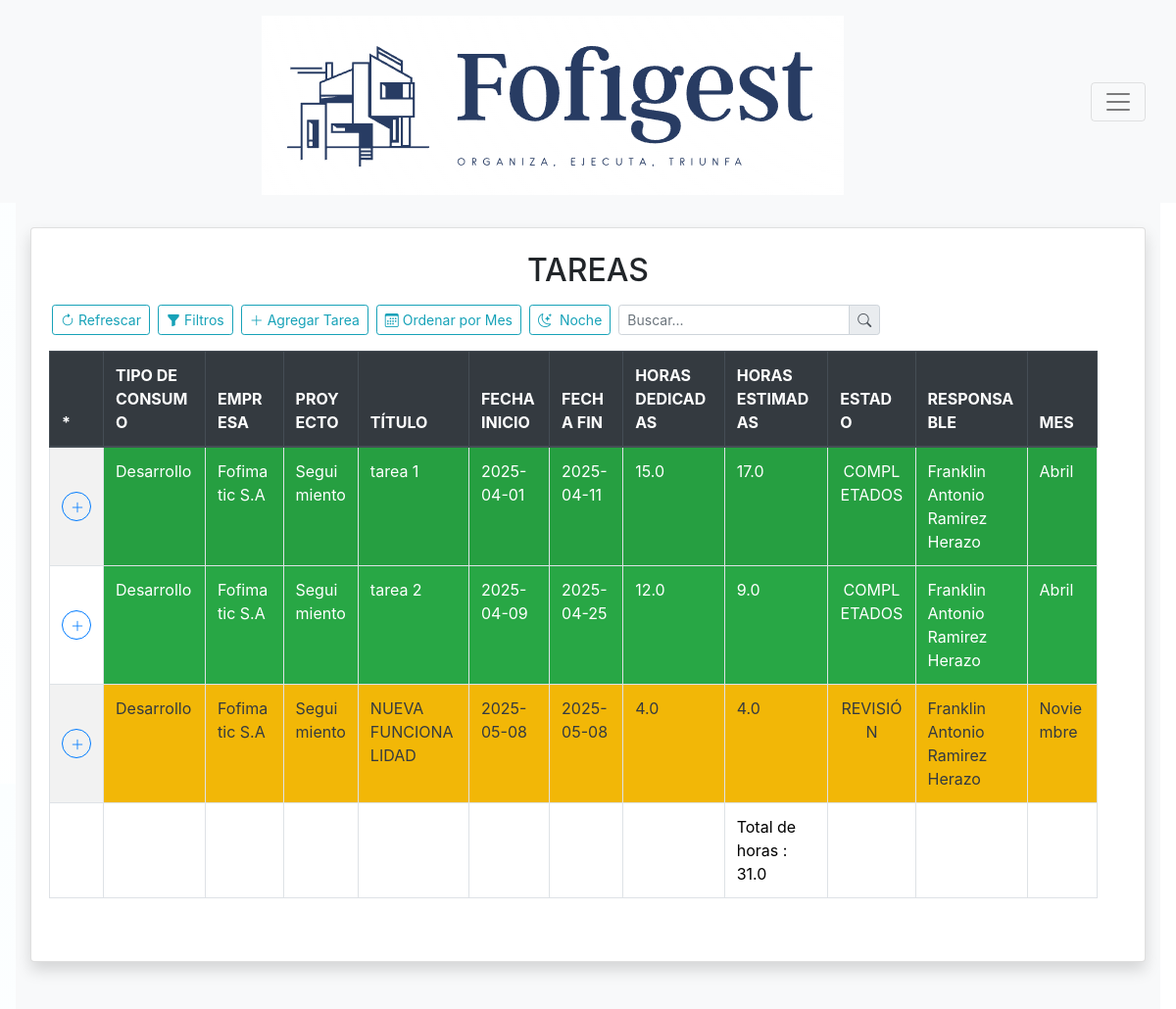
The page /tareas (signed in) on the database its author committed.
### models/models.py (models this page shows, shortened)
class Tareas(db.Model):
    id = db.Column(db.Integer, primary_key=True)
    empresa = db.Column(db.String(100), nullable=False)
    codigo_proyecto = db.Column(db.String(50), nullable=False)
    codigo_tarea = db.Column(db.String(50), nullable=False, unique=True)
    titulo = db.Column(db.String(100), nullable=False)
    descripcion = db.Column(db.Text, nullable=False)  # Se mantiene db.Text para permitir cualquier tamaño de texto
    fecha_inicio = db.Column(db.Date, nullable=False)  # Fecha de inicio del proyecto
    fecha_fin = db.Column(db.Date, nullable=True)  # Fecha de fin del proyecto
    responsable = db.Column(db.String(100), nullable=False)  # Responsable asignado a la tarea
    horas_dedicadas = db.Column(db.Float, nullable=False, default=0)  # Horas dedicadas
    horas_estimadas = db.Column(db.Float, nullable=False)  # Horas estimadas para completar la tarea
    fecha_facturacion = db.Column(db.Date, nullable=True)  # Fecha de facturación
    estado = db.Column(db.Enum('PENDIENTE', 'PROGRESO', 'REVISIÓN', 'IMPEDIMENTOS', 'COMPLETADOS', name='estado_tarea'), nullable=False, default='PENDIENTE')  # Estado de la tarea
    detalles_editor = db.Column(db.JSON)  # <-- Cambiado a JSON para almacenar el editor de detalles
    tipo_consumo = db.Column(db.Enum('Desarrollo', 'Reuniones', 'Desarrollo por control de cambio', 'Soporte', 'Oportunidad de mejora', name='tipo_consumo'), nullable=False, default='Desarrollo')
    mes = db.Column(db.Enum(
        'Enero', 'Febrero', 'Marzo', 'Abril', 'Mayo', 'Junio',
        'Julio', 'Agosto', 'Septiembre', 'Octubre', 'Noviembre', 'Diciembre',
        name='meses'),
        nullable=False, default='Enero'
    )

### app.py (the view)
@app.route('/tareas', methods=['GET', 'POST'])
@login_required
def vista_tareas():
    proyectos = models.Proyecto.query.all()
    usuarios = models.Usuarios.query.all()
    empresas = models.Empresas.query.all()
    tareas_query = models.Tareas.query
    if request.method == 'POST':
        estado = request.form.get('estado_')
        if estado:
            tareas_query = tareas_query.filter(models.Tareas.estado == estado)
        responsable = request.form.get('responsable_')
        if responsable:
            tareas_query = tareas_query.filter(models.Tareas.responsable == responsable)
        proyecto = request.form.get('proyecto_')
        if proyecto:
            tareas_query = tareas_query.filter(models.Tareas.codigo_proyecto == proyecto)
        mes = request.form.get('mes_')
        if mes:
            tareas_query = tareas_query.filter(models.Tareas.mes == mes)
        empresa = request.form.get('empresa_')
        if empresa:
            tareas_query = tareas_query.filter(models.Tareas.empresa == empresa)
        fecha_inicio = request.form.get('fecha_inicio_')
        fecha_fin = request.form.get('fecha_fin_')
        if fecha_inicio and fecha_fin:
            tareas_query = tareas_query.filter(models.Tareas.fecha_inicio >= fecha_inicio,
                                            models.Tareas.fecha_fin <= fecha_fin)
        tareas = tareas_query.all()
    else:
        tareas = models.Tareas.query.all()
    total_horas_ejecucion = sum(tarea.horas_dedicadas for tarea in tareas)
    return render_template("tareas.html", tareas=tareas,
                                        empresas=empresas,
                                        proyectos=proyectos,
                                        usuarios=usuarios,
                                        total_horas_ejecucion=total_horas_ejecucion)

### app.py (called while the page is built)
@login_manager.user_loader
def load_user(user_id):
    return models.Usuarios.query.get(int(user_id))

@app.context_processor
def inject_user():
    return dict(username=session.get('username'))

### templates/tareas.html (shortened to what this page needs)
{% extends 'Base.html' %}
{% block content %}
<link rel="stylesheet" href="{{ url_for('static', filename='css/style.css') }}">
<link href="https://stackpath.bootstrapcdn.com/bootstrap/4.5.2/css/bootstrap.min.css" rel="stylesheet">
<link rel="stylesheet" href="https://cdnjs.cloudflare.com/ajax/libs/bootstrap-icons/1.8.1/font/bootstrap-icons.min.css">
<div class="container-fluid bg-light py-5">
    <div class="card p-4 shadow">
        <div class="row mb-4">
            <div class="col-12 text-center">
                <h2 class="mb-3">TAREAS</h2>
            </div>
            <div class="d-flex gap-2 mb-3 justify-content-start align-items-center flex-wrap">
                <a id="refrescar" class="btn btn-outline-info btn-sm d-flex align-items-center" href="/tareas" onclick="window.location.reload();">
                    <i class="bi bi-arrow-clockwise me-1"></i>
                    Refrescar
                </a>
                <button class="btn btn-outline-info btn-sm d-flex align-items-center" data-bs-toggle="modal" data-bs-target="#filtroModal">
                    <i class="bi bi-funnel-fill me-1"></i>
                    Filtros
                </button>
                {% if session['username'] == "admin" %}
                <button class="btn btn-outline-info btn-sm d-flex align-items-center" data-bs-toggle="modal" data-bs-target="#tareasform" onclick="limpiarFormulario();generarCodigoUnico();">
                    <i class="bi bi-plus-lg me-1"></i>
                    Agregar Tarea
                </button>
                {% endif %}
                <button class="btn btn-outline-info btn-sm" onclick="ordenarPorMes()">
                    <i class="bi bi-calendar3"></i> Ordenar por Mes
                </button>
                <button id="modoToggle" class="btn btn-outline-info btn-sm" onclick="alternarModo()">
                    <i class="bi bi-moon-stars me-1"></i> Noche
                </button>
                <div class="input-group input-group-sm w-auto">
                    <input type="text" id="buscador" class="form-control" placeholder="Buscar..." onkeyup="filtrarTabla()">
                    <div class="input-group-append">
                    <span class="input-group-text"><i class="bi bi-search"></i></span>
                    </div>
                </div>
            </div>
            <div class="row">
                <div class="table-responsive" style="overflow-x: auto; max-height: 800px;">
                    <table class="table table-bordered table-striped table-hover w-100" id="dataTable" cellspacing="0">
                        <thead class="thead-dark">
                            <tr>
                                {% if session['username'] == "admin" %}
                                <th class="d-none d-sm-table-cell text-truncate">*</th>
                                {% else %}
                                <th class="d-none d-sm-table-cell text-truncate">*</th>
                                 {% endif %}
                                <th class="d-none d-sm-table-cell text-truncate">TIPO DE CONSUMO</th>
                                <th class="d-none d-sm-table-cell text-truncate">EMPRESA</th>
                                <th class="d-none d-sm-table-cell text-truncate">PROYECTO</th>
                                <th class="d-none d-sm-table-cell text-truncate">TÍTULO</th>
                                <th class="d-none d-sm-table-cell text-truncate">FECHA INICIO</th>
                                <th class="d-none d-sm-table-cell text-truncate">FECHA FIN</th>
                                <th class="d-none d-sm-table-cell text-truncate">HORAS DEDICADAS</th>
                                <th class="d-none d-sm-table-cell text-truncate">HORAS ESTIMADAS</th>
                                <th class="d-none d-sm-table-cell text-truncate">ESTADO</th>
                                <th class="d-none d-sm-table-cell text-truncate">RESPONSABLE</th>
                                <th class="d-none d-sm-table-cell text-truncate">MES</th>
                            </tr>
                        </thead>
                        <tbody>
                            {% for tarea in tareas %}
                            <tr>
                                <td class="d-none d-sm-table-cell text-center align-middle" style="position: relative;"
                                data-bs-toggle="modal" data-bs-target="#tareasform"
                                onmouseover="showDeleteIcon({{ tarea.id }})"
                                onmouseout="hideDeleteIcon({{ tarea.id }})">
                                <button type="button" class="btn btn-outline-primary btn-sm rounded-circle" style="width: 30px; height: 30px;">
                                    <i class="bi bi-plus-lg"></i>
                                </button>
                            </td>
                                {% set estado_class = '' %}
                                {% if tarea.estado == 'PENDIENTE' %}
                                    {% set estado_class = 'bg-secondary text-white' %}
                                {% elif tarea.estado == 'PROGRESO' %}
                                    {% set estado_class = 'bg-primary text-white' %}
                                {% elif tarea.estado == 'REVISIÓN' %}
                                    {% set estado_class = 'bg-warning text-dark' %}
                                {% elif tarea.estado == 'IMPEDIMENTOS' %}
                                    {% set estado_class = 'bg-danger text-white' %}
                                {% elif tarea.estado == 'COMPLETADOS' %}
                                    {% set estado_class = 'bg-success text-white' %}
                                {% endif %}
                                <td class="d-none d-sm-table-cell  {{ estado_class }}" data-bs-toggle="modal" data-bs-target="#tareasform" onclick="editarTarea({{ tarea.id }})">{{ tarea.tipo_consumo }}</td>
                                <td class="d-none d-sm-table-cell text-truncate {{ estado_class }}" data-bs-toggle="modal" data-bs-target="#tareasform" onclick="editarTarea({{ tarea.id }})">{{ tarea.empresa }}</td>
                                <td class="d-none d-sm-table-cell  {{ estado_class }}" data-bs-toggle="modal" data-bs-target="#tareasform" onclick="editarTarea({{ tarea.id }})">{{ tarea.codigo_proyecto }}</td>
                                <td class="d-none d-sm-table-cell  {{ estado_class }}" data-bs-toggle="modal" data-bs-target="#tareasform" onclick="editarTarea({{ tarea.id }})">{{ tarea.titulo }}</td>
                                <td class="d-none d-sm-table-cell text-truncate {{ estado_class }}" data-bs-toggle="modal" data-bs-target="#tareasform" onclick="editarTarea({{ tarea.id }})">{{ tarea.fecha_inicio }}</td>
                                <td class="d-none d-sm-table-cell text-truncate {{ estado_class }}" data-bs-toggle="modal" data-bs-target="#tareasform" onclick="editarTarea({{ tarea.id }})">{{ tarea.fecha_fin }}</td>
                                <td class="d-none d-sm-table-cell {{ estado_class }}" data-bs-toggle="modal" data-bs-target="#tareasform" onclick="editarTarea({{ tarea.id }})">{{ tarea.horas_dedicadas }}</td>
                                <td class="d-none d-sm-table-cell {{ estado_class }}" data-bs-toggle="modal" data-bs-target="#tareasform" onclick="editarTarea({{ tarea.id }})">{{ tarea.horas_estimadas }}</td>
                                <td class="d-none d-sm-table-cell text-center {{ estado_class }}" data-bs-toggle="modal" data-bs-target="#tareasform" onclick="editarTarea({{ tarea.id }})">{{ tarea.estado }}</td>
                                <td class="d-none d-sm-table-cell text-truncate {{ estado_class }}" data-bs-toggle="modal" data-bs-target="#tareasform" onclick="editarTarea({{ tarea.id }})">{{ tarea.responsable }}</td>
                                <td class="d-none d-sm-table-cell text-truncate {{ estado_class }}" data-bs-toggle="modal" data-bs-target="#tareasform" onclick="editarTarea({{ tarea.id }})">{{ tarea.mes }}</td>
                            </tr>
                                {% endfor %}
                            <td class="d-none d-sm-table-cell text-truncate"></td>
                            <td class="d-none d-sm-table-cell text-truncate"></td>
                            <td class="d-none d-sm-table-cell text-truncate"></td>
                            <td class="d-none d-sm-table-cell text-truncate"></td>
                            <td class="d-none d-sm-table-cell text-truncate"></td>
                            <td class="d-none d-sm-table-cell text-truncate"></td>
                            <td class="d-none d-sm-table-cell text-truncate"></td>
                            <td class="d-none d-sm-table-cell text-truncate"></td>
                            <td class="d-none d-sm-table-cell text-truncate">Total de horas : {{ total_horas_ejecucion }} </td>
                            <td class="d-none d-sm-table-cell text-truncate"></td>
                            <td class="d-none d-sm-table-cell text-truncate"></td>
                            <td class="d-none d-sm-table-cell text-truncate"></td>
                        </tbody>
                    </table>
                </div>
            </div>
{% endblock %}

### static/css/style.css (style rules this page uses)
.fondo { background: linear-gradient(135deg, #00a0e3, #0077b6, #023e8a); background: linear-gradient(135deg, #fbfeff, #ffffff, #ffffff); height: 100vh; }

### templates/tareas.html (style rules this page uses)
table td, table th { white-space: normal !important; word-wrap: break-word; word-break: break-word; vertical-align: top; }
table th, table td { max-width: 200px; }

### rows shown on the page
Tareas: tipo_consumo "Desarrollo", empresa "Fofimatic S.A", codigo_proyecto "Seguimiento", titulo "tarea 1", fecha_inicio "2025-04-01", fecha_fin "2025-04-11", horas_dedicadas "15.0", horas_estimadas "17.0", estado "COMPLETADOS", responsable "Franklin Antonio Ramirez Herazo", mes "Abril"
Tareas: tipo_consumo "Desarrollo", empresa "Fofimatic S.A", codigo_proyecto "Seguimiento", titulo "tarea 2", fecha_inicio "2025-04-09", fecha_fin "2025-04-25", horas_dedicadas "12.0", horas_estimadas "9.0", estado "COMPLETADOS", responsable "Franklin Antonio Ramirez Herazo", mes "Abril"
Tareas: tipo_consumo "Desarrollo", empresa "Fofimatic S.A", codigo_proyecto "Seguimiento", titulo "NUEVA FUNCIONALIDAD", fecha_inicio "2025-05-08", fecha_fin "2025-05-08", horas_dedicadas "4.0", horas_estimadas "4.0", estado "REVISIÓN", responsable "Franklin Antonio Ramirez Herazo", mes "Noviembre"

### other values the page prints
{{ total_horas_ejecucion }} "31.0"
